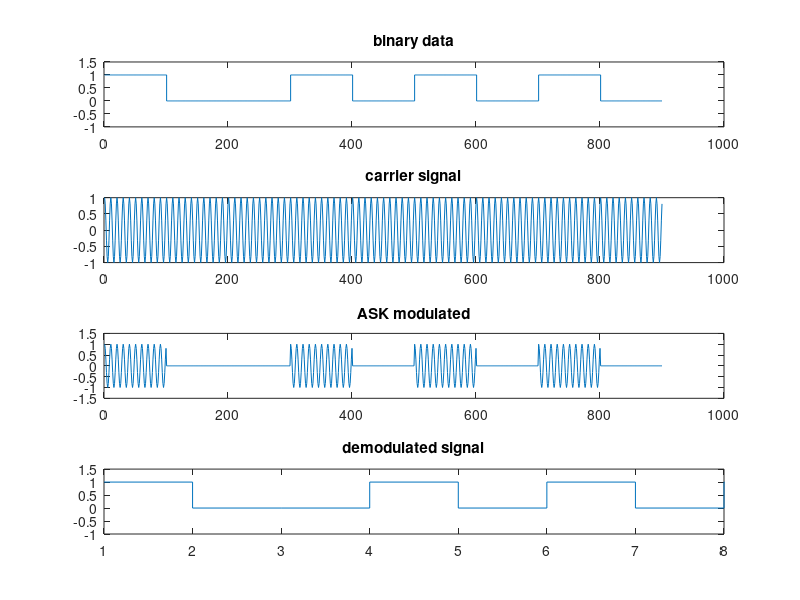

Recreate this plot in MATLAB.
clear all
clc

b = '100101010' %binary data
fs = 100; %sampling frequency
t = 0:1/fs:1-1/fs ; %time interval
len = length(b);
p0 = zeros(1,length(t));
p1 = ones(1,length(t));

%binary graph
y=[];
for n=1:len
    if b(n)=='0'
        x=p0;
    else
        x=p1;
    end
    y = [y x];
end
subplot(411)
stairs(y);
title('binary data');
axis([0 1000, -1 1.5]);

sm = cos(2*pi*10*t); %carrier signal

cr=[]
for n=1:len
    cr=[cr sm];
end
subplot(412)
plot(cr)
title('carrier signal')  

s = y.*cr;
subplot(413)
plot(s)
title('ASK modulated')
axis([0 1000, -1.5 1.5]);
%demodulation

a = length(t);
demod=[]
for i=a:a:length(s)
    c = cos(2*pi*10*t);
    d = c.*s((i-(a-1)):i);

     z = trapz(t,d);
     rz = round(2*z*fs);
     
  if(rz > 1)             % Logical condition 
    w = 1;
  else
    w = 0;
  end
  demod = [demod w];
end
subplot(414)
stairs(demod);
title('demodulated signal')
axis([1 8, -1 1.5]);